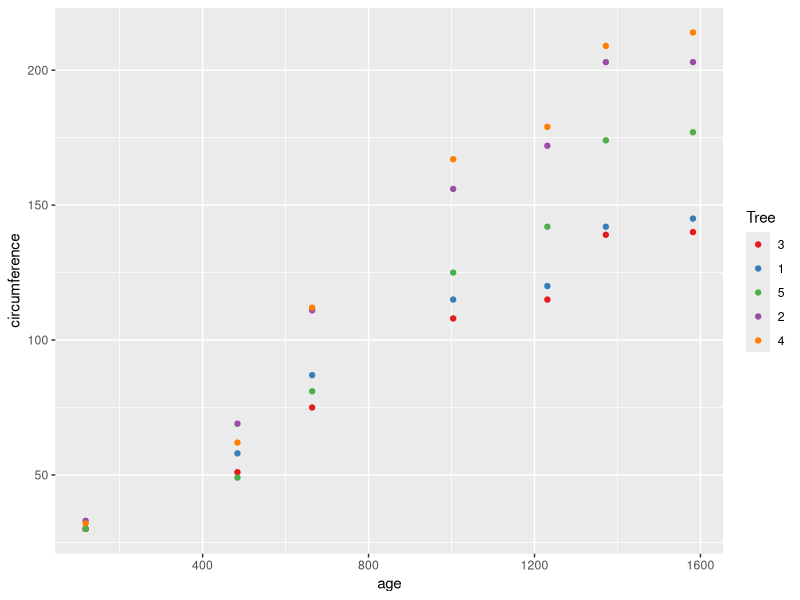
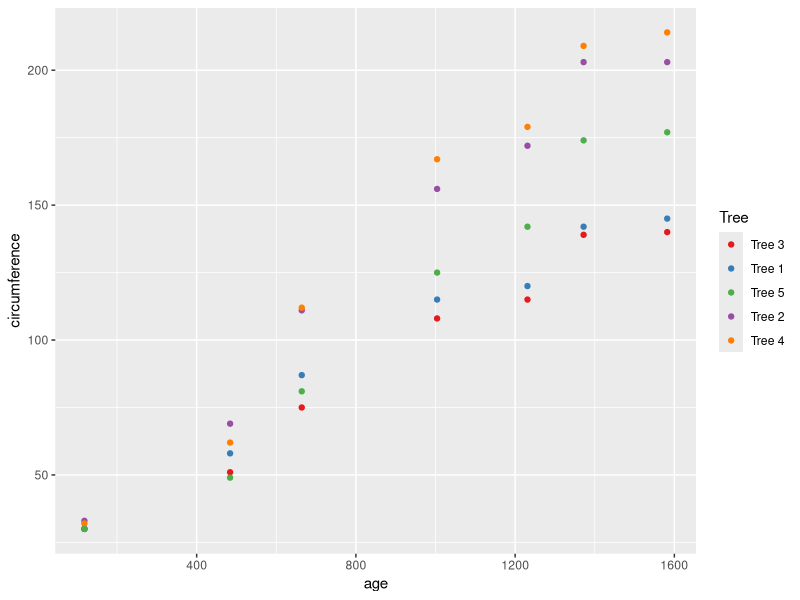

Generate these figures, in order, with R:
## ---- chunk 1
library(tidyverse)
## ---- chunk 2
#| output-location: column
#| fig-width: 5
#| fig-height: 4
Orange %>% 
  ggplot(
    aes(
      age, circumference, 
      colour = Tree
    )
  ) +
  geom_point() +
  scale_colour_brewer(
    palette = "Set1"
  ) 
## ---- chunk 3
#| output-location: column
#| fig-width: 5
#| fig-height: 4
#| code-line-numbers: "11"
Orange %>% 
  ggplot(
    aes(
      age, circumference,
      colour = Tree
    )
  ) +
  geom_point() +
  scale_colour_brewer(
    palette = "Set1",
    labels = \(x) paste("Tree", x)
  )
## ---- chunk 4
flagstats <- c("properly_paired_reads", "unique_alignments")
flagstats %>% 
  str_replace_all("_", " ") %>% # Add spaces
  str_to_title() %>% # Capitalise the 1st letter
  str_wrap(12) # Add line breaks (\n) to a given width
## ---- chunk 5
formals(sd)
## ---- chunk 6
body(sd)
## ---- chunk 7
modify_labels <- function(x) {
  
}
## ---- chunk 8
modify_labels <- function(x) {
  str_replace_all(x, "_", " ") # Replace all '_' with spaces
}
modify_labels(flagstats)
## ---- chunk 9
modify_labels <- function(x) {
  new_x <- str_replace_all(x, "_", " ") # Replace all '_' with spaces
  new_x # Return our final object
}
modify_labels(flagstats)
## ---- chunk 10
modify_labels <- function(x) {
  new_x <- str_replace_all(x, "_", " ") # Replace all '_' with spaces
  new_x <- str_to_title(new_x) # Start each word with an uppercase letter
  new_x <- str_wrap(new_x, width = 12) # Add line breaks after 12 characters
  new_x # Return our final object
}
modify_labels(flagstats)
## ---- chunk 11
modify_labels <- function(x, width = 12) {
  new_x <- str_replace_all(x, "_", " ") # Replace all '_' with spaces
  new_x <- str_to_title(new_x) # Start each word with an uppercase letter
  new_x <- str_wrap(new_x, width = width) # Add line breaks where requested
  new_x # Return our final object
}
modify_labels(flagstats)
modify_labels(flagstats, 80)
## ---- chunk 12
#| results: hide
modify_labels <- function(x, ...) {
  new_x <- str_replace_all(x, "_", " ") # Replace all '_' with spaces
  new_x <- str_to_title(new_x) # Start each word with an upper-case letter
  new_x <- str_wrap(new_x, ...) # Add line breaks where requested
  new_x # Return our final object
}
modify_labels(flagstats)
modify_labels(flagstats, width = 12)
modify_labels(flagstats, width = 12, indent = 5)
## ---- chunk 13
modify_labels(flagstats, width = 12, indent = 2)
## ---- chunk 14
one_liner <- \(x, ...) x %>% str_replace_all("_", " ") %>% str_to_title() %>% str_wrap(...)
one_liner(flagstats, width = 12)
modify_labels(flagstats, width = 12)
## ---- chunk 15
new_x <- c()
for (x in flagstats) {
  new_x <- c(new_x, modify_labels(x, width = 12))
}
new_x
## ---- chunk 16
# No need to type this code. Just look at my dumb examples
for (x in flagstats) {
  print(x) 
}
## ---- chunk 17
# More dumb examples
for (i in flagstats) {
  print(i)
}
for (bob in flagstats) {
  print(bob)
}
## ---- chunk 18
vals <- list(letters = letters, num = rnorm(1000))
## ---- chunk 19
# Never do this. It's just an example...
len <- c() # Initialise an empty object
for (x in vals) { # Step through 'vals' calling each element 'x'
  len <- c(len, length(x)) # Add the values as we step through
}
len
## ---- chunk 20
lapply(vals, length)
## ---- chunk 21
lapply(vals, head, n = 4)
## ---- chunk 22
lapply(vals, length) %>% unlist()
## ---- chunk 23
map_int(vals, length)
## ---- chunk 24
snps <- read_csv("data/snps.csv")
dim(snps)
snps[1:6, 1:10]
## ---- chunk 25
snps %>% summarise(n = dplyr::n(), .by = Population)
## ---- chunk 26
snps %>% 
  mutate(across(starts_with("SNP"), is.na)) %>% 
  dplyr::select(1:10)
## ---- chunk 27
snps %>% 
  summarise(
    across(starts_with("SNP"), \(x) sum(is.na(x)))
  ) %>% 
  dplyr::select(1:10)
## ---- chunk 28
snps %>% 
  summarise(
    across(starts_with("SNP"), \(x) sum(is.na(x)))
  ) %>% 
  pivot_longer(everything(), names_to = "locus", values_to = "missing")
## ---- chunk 29
snps %>% 
  summarise(
    across(starts_with("SNP"), \(x) sum(is.na(x)))
  ) %>% 
  pivot_longer(everything(), names_to = "locus", values_to = "missing") %>% 
  summarise(n = dplyr::n(), .by = missing) %>% 
  arrange(desc(n))
## ---- chunk 30
#| output-location: slide
snps %>% 
  pivot_longer(starts_with("SNP"), names_to = "locus", values_to = "genotype") %>% 
  dplyr::filter(!is.na(genotype)) %>% 
  mutate(A = str_detect(genotype, "A")) %>% 
  summarise(n = dplyr::n(), .by = c(Population, locus, A)) %>% 
  pivot_wider(
    names_from = "A", values_from = "n", values_fill = 0, names_prefix = "A_"
  ) %>% 
  nest(df = c(Population, starts_with("A_"))) %>% 
  mutate(
    ft = lapply(df, \(x) fisher.test(x[, c("A_TRUE", "A_FALSE")])),
    Control = map_int(df, \(x) dplyr::filter(x, Population == "Control")[["A_TRUE"]]),
    Treat = map_int(df, \(x) dplyr::filter(x, Population == "Treat")[["A_TRUE"]]),
    OR = map_dbl(ft, \(x) x$estimate),
    p = map_dbl(ft, \(x) x$p.value),
    adj_p = p.adjust(p, "bonferroni")
  ) %>% 
  arrange(p)
